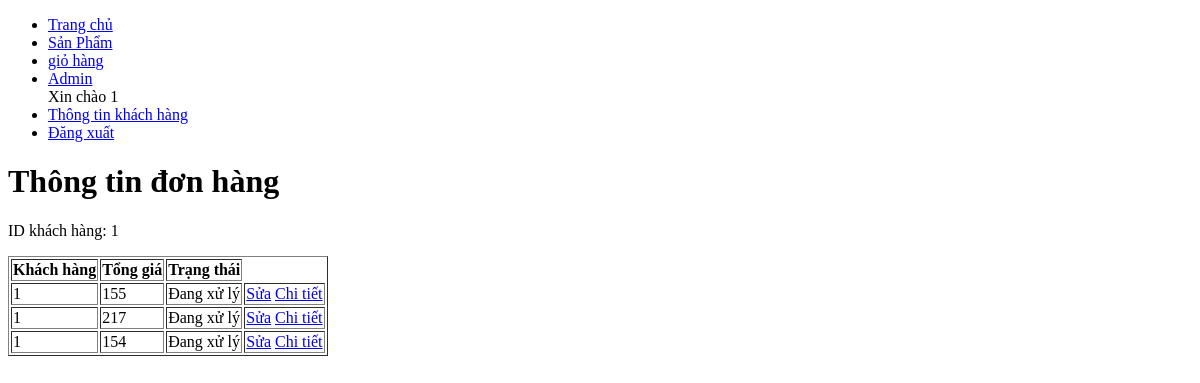
The app's page /user/index.php?ctrl=gio_hang&action=donHangTheoKH&id=1 (signed in) with its own data.
### tables this page shows
CREATE TABLE `don_hang` (
  `id` int(11) NOT NULL,
  `khach_hang_id` int(11) DEFAULT NULL,
  `tong_gia` int(11) DEFAULT NULL,
  `trang_thai` varchar(255) DEFAULT NULL
);

### user/model/gio_hang.php (called while the page is built, shortened)
<?php
include_once './../database/database.php';
function layThongTinKhachHang() {
    $taiKhoanId = $_SESSION['tai_khoan_id'];
    $sql = "SELECT * FROM khach_hang WHERE tai_khoan_id = $taiKhoanId";
    $row = queryOne($sql);
    return $row;
}
function donHangCuaKhachHang($khachHangId) {
    $sql = "SELECT * FROM don_hang WHERE khach_hang_id = $khachHangId";
    $rows = queryAll($sql);
    return $rows;
}
?>

### database/database.php (called while the page is built, shortened)
<?php
function getConnection() {
    $host = 'localhost';
    $dbname = 'shop_quan_ao';
    $username = 'root';
    $password = '';
    $options = array(PDO::MYSQL_ATTR_INIT_COMMAND => "SET NAMES utf8",
        PDO::ATTR_ERRMODE => PDO::ERRMODE_EXCEPTION);
    $DBH = new PDO('mysql:host=' . $host . ';dbname=' . $dbname, $username, $password, $options);
    return $DBH;
}
function queryOne($sql) {
    $connect = getConnection();
    $result = $connect->query($sql);
    $row = $result->fetch(PDO::FETCH_ASSOC);
    return $row;
}
function queryAll($sql) {
    $connect = getConnection();
    $result = $connect->query($sql);
    $rows = $result->fetchAll(PDO::FETCH_ASSOC);
    return $rows;
}
?>

### user/view/don_hang/Thong_tin_don_hang.php (the view, shortened to what this page needs)
<!DOCTYPE html>
<html lang="en">
    <head>
    </head>
    <body>
        <h1>Thông tin đơn hàng</h1>
        <p>ID khách hàng: <?php echo $_SESSION['id']; ?></p>
        <table border="1">
            <thead>
                <tr>
                    <th>Khách hàng</th>
                    <th>Tổng giá</th>
                    <th>Trạng thái</th>
                </tr>
            </thead>
            <tbody>
                <?php foreach ($donHang as $dh) { ?>
                    <tr>
                        <td><?php echo $dh['khach_hang_id']; ?></td>
                        <td><?php echo $dh['tong_gia']; ?></td>
                        <td><?php echo $dh['trang_thai']; ?></td>
                        <td>
                            <a href="index.php?ctrl=don_hang&action=edit&id=<?php echo $dh['id']; ?>">Sửa</a>
                            <a href="index.php?ctrl=don_hang&action=chi_tiet&id=<?php echo $dh['id']; ?>">Chi tiết</a>
                        </td>
                    </tr>
                <?php } ?>
            </tbody>
        </table>
    </body>
</html>

### records on screen
don_hang: khach_hang "1", tong_gia "155", trang_thai "Đang xử lý"
don_hang: khach_hang "1", tong_gia "217", trang_thai "Đang xử lý"
don_hang: khach_hang "1", tong_gia "154", trang_thai "Đang xử lý"

### other values on screen
$_SESSION['username'] "1"
$_SESSION['id'] "1"
